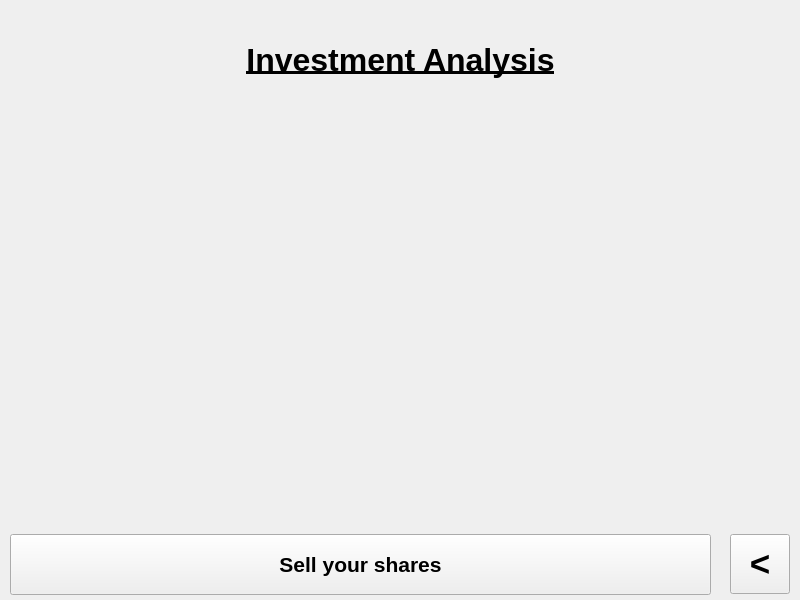
<?xml version="1.0" encoding="UTF-8"?>
<ui version="4.0">
 <class>MainWindow</class>
 <widget class="QMainWindow" name="MainWindow">
  <property name="geometry">
   <rect>
    <x>0</x>
    <y>0</y>
    <width>800</width>
    <height>600</height>
   </rect>
  </property>
  <property name="minimumSize">
   <size>
    <width>800</width>
    <height>600</height>
   </size>
  </property>
  <property name="maximumSize">
   <size>
    <width>800</width>
    <height>600</height>
   </size>
  </property>
  <property name="windowTitle">
   <string>Eco-Cents</string>
  </property>
  <property name="windowIcon">
   <iconset>
    <normaloff>logo.jpg</normaloff>logo.jpg</iconset>
  </property>
  <widget class="QWidget" name="centralwidget">
   <widget class="QPushButton" name="pushButton_back">
    <property name="geometry">
     <rect>
      <x>730</x>
      <y>534</y>
      <width>60</width>
      <height>60</height>
     </rect>
    </property>
    <property name="minimumSize">
     <size>
      <width>60</width>
      <height>60</height>
     </size>
    </property>
    <property name="maximumSize">
     <size>
      <width>60</width>
      <height>60</height>
     </size>
    </property>
    <property name="font">
     <font>
      <pointsize>26</pointsize>
      <weight>75</weight>
      <bold>true</bold>
     </font>
    </property>
    <property name="text">
     <string>&lt;</string>
    </property>
   </widget>
   <widget class="QLabel" name="label">
    <property name="geometry">
     <rect>
      <x>230</x>
      <y>20</y>
      <width>341</width>
      <height>81</height>
     </rect>
    </property>
    <property name="minimumSize">
     <size>
      <width>341</width>
      <height>81</height>
     </size>
    </property>
    <property name="maximumSize">
     <size>
      <width>341</width>
      <height>81</height>
     </size>
    </property>
    <property name="font">
     <font>
      <weight>75</weight>
      <bold>true</bold>
     </font>
    </property>
    <property name="styleSheet">
     <string notr="true">color: black
</string>
    </property>
    <property name="text">
     <string>&lt;html&gt;&lt;head/&gt;&lt;body&gt;&lt;p align=&quot;center&quot;&gt;&lt;span style=&quot; font-size:24pt; text-decoration: underline;&quot;&gt;Investment Analysis&lt;/span&gt;&lt;/p&gt;&lt;/body&gt;&lt;/html&gt;</string>
    </property>
   </widget>
   <widget class="QPushButton" name="pushButton_sell_shares">
    <property name="geometry">
     <rect>
      <x>10</x>
      <y>534</y>
      <width>701</width>
      <height>61</height>
     </rect>
    </property>
    <property name="font">
     <font>
      <pointsize>16</pointsize>
      <weight>75</weight>
      <bold>true</bold>
     </font>
    </property>
    <property name="text">
     <string>Sell your shares</string>
    </property>
   </widget>
   <widget class="QLabel" name="label_graph">
    <property name="geometry">
     <rect>
      <x>10</x>
      <y>120</y>
      <width>781</width>
      <height>311</height>
     </rect>
    </property>
    <property name="minimumSize">
     <size>
      <width>781</width>
      <height>311</height>
     </size>
    </property>
    <property name="maximumSize">
     <size>
      <width>781</width>
      <height>311</height>
     </size>
    </property>
    <property name="text">
     <string/>
    </property>
    <property name="scaledContents">
     <bool>true</bool>
    </property>
   </widget>
   <widget class="QLabel" name="label_2">
    <property name="geometry">
     <rect>
      <x>0</x>
      <y>0</y>
      <width>801</width>
      <height>601</height>
     </rect>
    </property>
    <property name="minimumSize">
     <size>
      <width>801</width>
      <height>601</height>
     </size>
    </property>
    <property name="maximumSize">
     <size>
      <width>801</width>
      <height>601</height>
     </size>
    </property>
    <property name="text">
     <string/>
    </property>
    <property name="pixmap">
     <pixmap>background.jpeg</pixmap>
    </property>
    <property name="scaledContents">
     <bool>true</bool>
    </property>
   </widget>
   <zorder>label_2</zorder>
   <zorder>label_graph</zorder>
   <zorder>pushButton_back</zorder>
   <zorder>label</zorder>
   <zorder>pushButton_sell_shares</zorder>
  </widget>
 </widget>
 <tabstops>
  <tabstop>pushButton_back</tabstop>
 </tabstops>
 <resources/>
 <connections/>
</ui>
